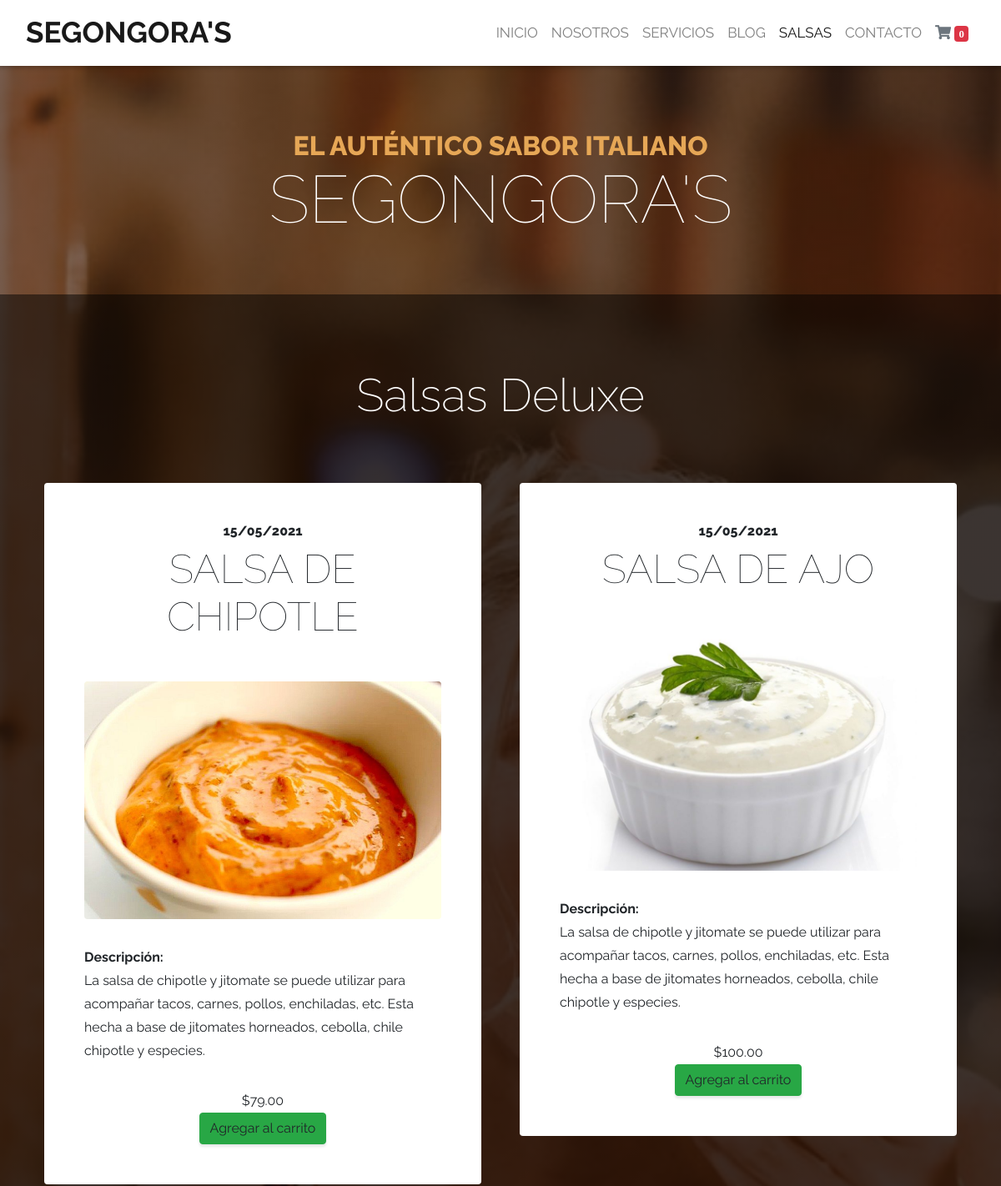
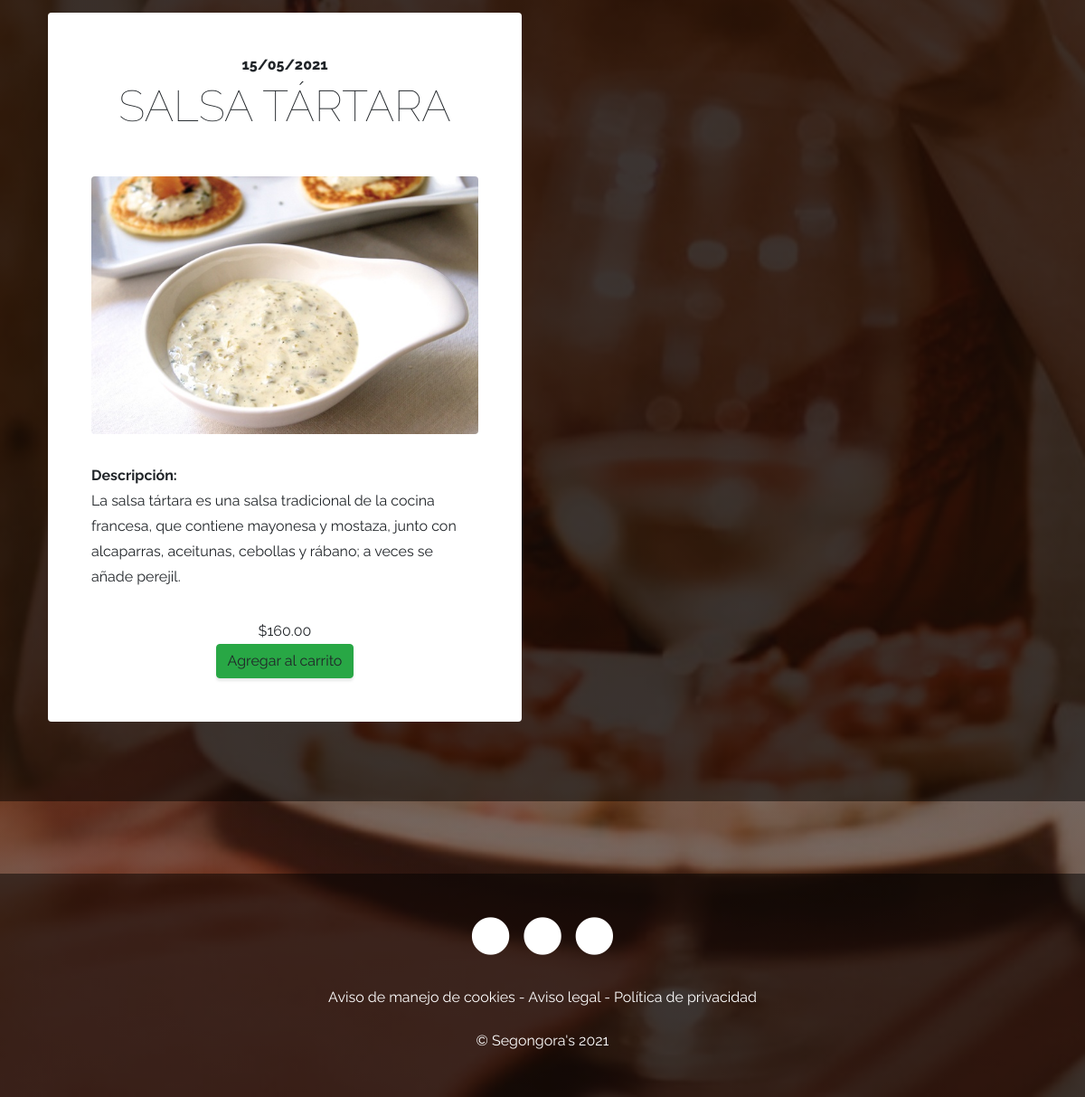
/salsas/, run on the app's committed database (2 pictures, top to bottom).
### salsas/models.py (models this page shows, shortened)
class Salsa(models.Model):
    name = models.CharField(verbose_name="Nombre", max_length=200)
    content = RichTextField(verbose_name="Contenido")
    image = models.ImageField(verbose_name="Imagen", upload_to="salsas",null=True,blank=True)
    price = models.SmallIntegerField(verbose_name="Precio", default=0)
    order = models.SmallIntegerField(verbose_name="Orden", default=0)
    created = models.DateTimeField(
        auto_now_add=True, verbose_name="Fecha de creación")
    updated = models.DateTimeField(
        auto_now=True, verbose_name="Fecha de edición")
    class Meta:
        verbose_name = "salsa"
        verbose_name_plural = "salsas"
        ordering = ['order', 'name']

### pages/models.py (models this page shows, shortened)
class Page (models.Model):
   title = models.CharField(max_length=200, verbose_name="Título")
   content = RichTextField(verbose_name="Descripción")
   created = models.DateTimeField(
   auto_now_add=True, verbose_name="Fecha de creación")
   updated = models.DateTimeField(
   auto_now=True, verbose_name="Fecha de actualizacion")
   class Meta:
        verbose_name = "Pagina"
        verbose_name_plural = "Paginas"
        ordering = ['title']  # lo ordena de manera descendiente

### salsas/views.py (the view)
# urls.py: path('', SalsaTemplateView.as_view(), name="salsas"),
class SalsaTemplateView(TemplateView):
    template_name = "salsas/salsas.html"
    def get_context_data(self, **kwargs):
        context = super().get_context_data(**kwargs)
        context['salsas'] = Salsa.objects.all()
        return context

### pages/templatetags/pages_extra.py (called while the page is built)
@register.simple_tag
def get_page_list():
    pages = Page.objects.all()
    return pages

### salsas/templates/salsas/salsas.html (shortened to what this page needs)
{% extends 'core/base.html' %}
{% block content %} {% load static %}
    <section class="page-section cta">
      <div class="container">
        <div class="col-md-12 text-white text-center mb-5 py-2"><h1 style="font-size: 55px; font-weight: 200;">Salsas Deluxe</h1></div>
        <div class="row">
            {% for salsa in salsas %}
          <div class="col-md-6">
            <div class="cta-innerv text-center rounded">
              <h2 class="section-heading mb-5">
                <span class="section-heading-upper">{{ salsa.created|date:"d/m/Y" }}</span>
                <span class="section-heading-lower">{{ salsa.name }}</span>
              </h2>
              <p class="mb-0">
                <img class="mx-auto d-flex rounded img-fluid mb-3 mb-lg-0"  src="{{salsa.image.url }}" alt="">
              </p>
              <p class="mb-0 mbt text-left"><b>Descripción:</b><br>
                {{salsa.content|striptags|safe}}
              </p>
              <p class="mb-0 mbt">
                <span class="section-heading-under">${{ salsa.price }}.00
              </p>
              <a class="btn btn-success" onclick="agregarCarrito({{salsa.id}});" role="button"> Agregar al carrito</a>
            </div>
          </div>
          {% endfor %}
        </div>
      </div>
    </section>
{% endblock %}

### core/templates/core/base.html (shortened to what this page needs)
<!DOCTYPE html>
<html lang="es">
  <head>
    {% load static %}
    <link
      rel="stylesheet"
      href="https://stackpath.bootstrapcdn.com/bootstrap/4.1.1/css/bootstrap.min.css"
    />
    <link
      rel="stylesheet"
      href="https://use.fontawesome.com/releases/v5.0.13/css/all.css"
    />
    <link rel="stylesheet" href="{% static 'core/css/style.css' %}" />
  </head>
  <body>
    <nav
      class="navbar navbar-expand-lg navbar-light sticky-top"
      style="background-color: white"
    >
      <div class="container-fluid">
        <a
          class="navbar-brand text-uppercase text-expanded font-weight-bold"
          href="{% url 'home' %}"
          >segongora's</a
        >
        <div class="collapse navbar-collapse" id="navbarNav">
          <ul class="navbar-nav ml-auto">
            <li class="nav-item">
              <a
                class="nav-link text-uppercase {% if request.path == '/' %} active {% endif %}"
                aria-current="page"
                href="{% url 'home' %}"
                >Inicio</a
              >
            </li>
            <li class="nav-item">
              <a
                class="nav-link text-uppercase {% if request.path == '/about/' %} active {% endif %}"
                href="{% url 'about' %}"
                >Nosotros</a
              >
            </li>
            <li class="nav-item">
              <a
                class="nav-link text-uppercase {% if request.path == '/services/' %} active {% endif %}"
                href="{% url 'services' %}"
                >Servicios</a
              >
            </li>
            <li class="nav-item">
              <a
                class="nav-link text-uppercase {% if request.path == '/blog/' %} active {% endif %}"
                href="{% url 'blog' %}"
                >Blog</a
              >
            </li>
            <li class="nav-item">
              <a
                class="nav-link text-uppercase {% if request.path == '/salsas/' %} active {% endif %}"
                href="{% url 'salsas:salsas' %}"
                >Salsas</a
              >
            </li>
            <li class="nav-item">
              <a
                class="nav-link text-uppercase {% if request.path == '/contact/' %} active {% endif %}"
                href="{% url 'contact' %}"
                >Contacto</a
              >
            </li>
            <li>
              <a href="#" onclick="verPedido();" class="nav-link text-secondary">
                <i class="fas fa-shopping-cart"> <span id="cart-badge" class="badge badge-danger">0</span> </i>
              </a>
            </li>
          </ul>
        </div>
      </div>
    </nav>
    <h1 class="site-heading text-center text-white d-none d-lg-block">
      <span class="site-heading-upper text-primary mb-3"
        >El auténtico sabor italiano</span
      >
      <span class="site-heading-lower">Segongora's</span>
    </h1>
    {% block content %} {% endblock %}
    <footer class="footer text-faded text-center py-5">
      <div class="container">
        <p class="m-0">
          <a href="https://twitter.com" target="_blank" class="link">
            <span class="fa-stack fa-lg">
              <i class="fa fa-circle fa-stack-2x"></i>
              <i class="fab fa-twitter fa-stack-1x fa-inverse"></i>
            </span>
          </a>
          <a href="https://facebook.com" target="_blank" class="link">
            <span class="fa-stack fa-lg">
              <i class="fa fa-circle fa-stack-2x"></i>
              <i class="fab fa-facebook fa-stack-1x fa-inverse"></i>
            </span>
          </a>
          <a href="https://instagram.com" target="_blank" class="link">
            <span class="fa-stack fa-lg">
              <i class="fa fa-circle fa-stack-2x"></i>
              <i class="fab fa-instagram fa-stack-1x fa-inverse"></i>
            </span>
          </a>
        </p>
        <p class="m-0 mbt">
          {% load pages_extra %} {% get_page_list as page_list %}
          {% for page in page_list %}
          <a href="{% url 'page' page.id page.title|slugify %}" class="link"
            >{{page.title}}
          </a>
          {% if not forloop.last %} - {% endif %} {% endfor %}
        </p>
        <p class="m-0 mbt1">&copy; Segongora's 2021</p>
      </div>
    </footer>
  </body>
</html>

### core/static/core/css/style.css (style rules this page uses)
body { font-family: "Raleway", sans-serif !important; background: linear-gradient(rgba(47, 23, 15, 0.65), rgba(47, 23, 15, 0.65)), url("../img/bg.jpg"); background-attachment: fixed; background-position: center; background-size: cover; }
img { border-radius: 10px !important; }
h1, h2, h3, h4, h5, h6 { font-family: "Raleway"; }
p { line-height: 1.75; }
.text-faded { color: rgba(255, 255, 255, 0.3); }
.site-heading { margin-top: 5rem; margin-bottom: 5rem; text-transform: uppercase; line-height: 1; font-family: "Raleway"; }
.site-heading .site-heading-upper { display: block; font-size: 2rem; font-weight: 800; }
.site-heading .site-heading-lower { font-size: 5rem; font-weight: 100; line-height: 4rem; }
.page-section { margin-top: 5rem; margin-bottom: 5rem; }
.section-heading { text-transform: uppercase; }
.section-heading .section-heading-upper { display: block; font-size: 1rem; font-weight: 800; padding-bottom: 0.5rem; }
.section-heading .section-heading-lower { display: block; font-size: 3rem; font-weight: 100; }
.navbar { min-height: 75px; box-shadow: 0px 0px 5px 2px rgba(0, 0, 0, 0.25); }
.navbar-nav, .nav-item { font-family: "Raleway", sans-serif !important; font-size: 17px; }
.navbar-brand { font-size: 35px; font-family: "Raleway", sans-serif; font-weight: 900; }
.cta { padding-top: 5rem; padding-bottom: 5rem; background-color: rgba(0, 0, 0, 0.5); }
.cta .cta-innerv { position: relative; padding: 3rem; margin: 0.5rem; background-color: rgba(255, 255, 255, 1); }
.footer { background-color: rgba(0, 0, 0, 0.5); }
.footer a, .footer { color: #fff !important; }
.text-primary { color: #e6a756 !important; }
.btn { box-shadow: 0px 3px 3px 0px rgba(33, 37, 41, 0.1); }
.mbt { padding-top: 2rem; }
.mbt1 { padding-top: 1.25rem; }
a.link { color: #df902a; }

### data on the page
Salsa: created "15/05/2021", name "SALSA DE CHIPOTLE", image (picture), content "La salsa de chipotle y jitomate se puede utilizar para acompañar tacos, carnes, pollos, enchiladas, etc. Esta hecha a base de jitomates horneados, cebolla, chile chipotle y especies.", price "79"
Salsa: created "15/05/2021", name "SALSA DE AJO", image (picture), content "La salsa de chipotle y jitomate se puede utilizar para acompañar tacos, carnes, pollos, enchiladas, etc. Esta hecha a base de jitomates horneados, cebolla, chile chipotle y especies.", price "100"
Salsa: created "15/05/2021", name "SALSA TÁRTARA", image (picture), content "La salsa tártara es una salsa tradicional de la cocina francesa, que contiene mayonesa y mostaza, junto con alcaparras, aceitunas, cebollas y rábano; a veces se añade perejil.", price "160"
Page: title "Aviso de manejo de cookies"
Page: title "Aviso legal"
Page: title "Política de privacidad"
